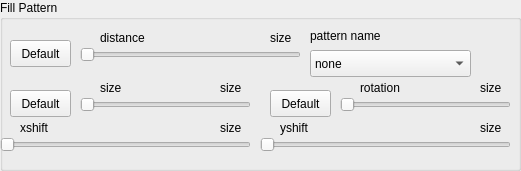
    <widget class="QGroupBox" name="groupBox_13">
     <property name="geometry">
      <rect>
       <x>10</x>
       <y>410</y>
       <width>521</width>
       <height>171</height>
      </rect>
     </property>
     <property name="title">
      <string>Fill Pattern</string>
     </property>
     <widget class="QPushButton" name="pol_pb_default_pattern_distance">
      <property name="geometry">
       <rect>
        <x>10</x>
        <y>40</y>
        <width>61</width>
        <height>27</height>
       </rect>
      </property>
      <property name="focusPolicy">
       <enum>Qt::NoFocus</enum>
      </property>
      <property name="text">
       <string>Default</string>
      </property>
     </widget>
     <widget class="QSlider" name="pol_hslider_pattern_distance">
      <property name="geometry">
       <rect>
        <x>80</x>
        <y>40</y>
        <width>221</width>
        <height>29</height>
       </rect>
      </property>
      <property name="focusPolicy">
       <enum>Qt::ClickFocus</enum>
      </property>
      <property name="maximum">
       <number>30</number>
      </property>
      <property name="singleStep">
       <number>1</number>
      </property>
      <property name="value">
       <number>0</number>
      </property>
      <property name="orientation">
       <enum>Qt::Horizontal</enum>
      </property>
     </widget>
     <widget class="QLabel" name="label_127">
      <property name="geometry">
       <rect>
        <x>360</x>
        <y>80</y>
        <width>81</width>
        <height>17</height>
       </rect>
      </property>
      <property name="focusPolicy">
       <enum>Qt::ClickFocus</enum>
      </property>
      <property name="text">
       <string>rotation</string>
      </property>
     </widget>
     <widget class="QLabel" name="pol_label_pattern_distance">
      <property name="geometry">
       <rect>
        <x>270</x>
        <y>30</y>
        <width>41</width>
        <height>17</height>
       </rect>
      </property>
      <property name="focusPolicy">
       <enum>Qt::ClickFocus</enum>
      </property>
      <property name="text">
       <string>size</string>
      </property>
     </widget>
     <widget class="QPushButton" name="pol_pb_default_pattern_size">
      <property name="geometry">
       <rect>
        <x>10</x>
        <y>90</y>
        <width>61</width>
        <height>27</height>
       </rect>
      </property>
      <property name="focusPolicy">
       <enum>Qt::NoFocus</enum>
      </property>
      <property name="text">
       <string>Default</string>
      </property>
     </widget>
     <widget class="QSlider" name="pol_hslider_pattern_size">
      <property name="geometry">
       <rect>
        <x>80</x>
        <y>90</y>
        <width>171</width>
        <height>29</height>
       </rect>
      </property>
      <property name="focusPolicy">
       <enum>Qt::ClickFocus</enum>
      </property>
      <property name="maximum">
       <number>40</number>
      </property>
      <property name="singleStep">
       <number>1</number>
      </property>
      <property name="value">
       <number>0</number>
      </property>
      <property name="orientation">
       <enum>Qt::Horizontal</enum>
      </property>
     </widget>
     <widget class="QLabel" name="label_128">
      <property name="geometry">
       <rect>
        <x>100</x>
        <y>80</y>
        <width>41</width>
        <height>17</height>
       </rect>
      </property>
      <property name="focusPolicy">
       <enum>Qt::ClickFocus</enum>
      </property>
      <property name="text">
       <string>size</string>
      </property>
     </widget>
     <widget class="QLabel" name="pol_label_pattern_size">
      <property name="geometry">
       <rect>
        <x>220</x>
        <y>80</y>
        <width>41</width>
        <height>17</height>
       </rect>
      </property>
      <property name="focusPolicy">
       <enum>Qt::ClickFocus</enum>
      </property>
      <property name="text">
       <string>size</string>
      </property>
     </widget>
     <widget class="QLabel" name="label_129">
      <property name="geometry">
       <rect>
        <x>310</x>
        <y>20</y>
        <width>101</width>
        <height>31</height>
       </rect>
      </property>
      <property name="text">
       <string>pattern name</string>
      </property>
     </widget>
     <widget class="QComboBox" name="pol_cb_selector_pattern_name">
      <property name="geometry">
       <rect>
        <x>310</x>
        <y>50</y>
        <width>161</width>
        <height>27</height>
       </rect>
      </property>
      <property name="focusPolicy">
       <enum>Qt::ClickFocus</enum>
      </property>
      <item>
       <property name="text">
        <string>none</string>
       </property>
      </item>
      <item>
       <property name="text">
        <string>solid</string>
       </property>
      </item>
      <item>
       <property name="text">
        <string>horizontal lines</string>
       </property>
      </item>
      <item>
       <property name="text">
        <string>vertical lines</string>
       </property>
      </item>
      <item>
       <property name="text">
        <string>north east lines</string>
       </property>
      </item>
      <item>
       <property name="text">
        <string>north west lines</string>
       </property>
      </item>
      <item>
       <property name="text">
        <string>grid</string>
       </property>
      </item>
      <item>
       <property name="text">
        <string>crosshatch</string>
       </property>
      </item>
      <item>
       <property name="text">
        <string>dots</string>
       </property>
      </item>
      <item>
       <property name="text">
        <string>crosshatch dots</string>
       </property>
      </item>
      <item>
       <property name="text">
        <string>bricks</string>
       </property>
      </item>
      <item>
       <property name="text">
        <string>checkerboard</string>
       </property>
      </item>
      <item>
       <property name="text">
        <string>Lines</string>
       </property>
      </item>
      <item>
       <property name="text">
        <string>Hatch</string>
       </property>
      </item>
      <item>
       <property name="text">
        <string>Dots</string>
       </property>
      </item>
      <item>
       <property name="text">
        <string>Fivepointed stars</string>
       </property>
      </item>
      <item>
       <property name="text">
        <string>Sixpointed stars</string>
       </property>
      </item>
     </widget>
     <widget class="QLabel" name="pol_label_pattern_rotation">
      <property name="geometry">
       <rect>
        <x>480</x>
        <y>80</y>
        <width>51</width>
        <height>17</height>
       </rect>
      </property>
      <property name="focusPolicy">
       <enum>Qt::ClickFocus</enum>
      </property>
      <property name="text">
       <string>size</string>
      </property>
     </widget>
     <widget class="QLabel" name="label_130">
      <property name="geometry">
       <rect>
        <x>100</x>
        <y>30</y>
        <width>101</width>
        <height>17</height>
       </rect>
      </property>
      <property name="focusPolicy">
       <enum>Qt::ClickFocus</enum>
      </property>
      <property name="text">
       <string>distance</string>
      </property>
     </widget>
     <widget class="QSlider" name="pol_hslider_pattern_rotation">
      <property name="geometry">
       <rect>
        <x>340</x>
        <y>90</y>
        <width>171</width>
        <height>29</height>
       </rect>
      </property>
      <property name="focusPolicy">
       <enum>Qt::ClickFocus</enum>
      </property>
      <property name="minimum">
       <number>0</number>
      </property>
      <property name="maximum">
       <number>180</number>
      </property>
      <property name="singleStep">
       <number>1</number>
      </property>
      <property name="value">
       <number>0</number>
      </property>
      <property name="orientation">
       <enum>Qt::Horizontal</enum>
      </property>
     </widget>
     <widget class="QPushButton" name="pol_pb_default_pattern_rotation">
      <property name="geometry">
       <rect>
        <x>270</x>
        <y>90</y>
        <width>61</width>
        <height>27</height>
       </rect>
      </property>
      <property name="focusPolicy">
       <enum>Qt::NoFocus</enum>
      </property>
      <property name="text">
       <string>Default</string>
      </property>
     </widget>
     <widget class="QSlider" name="pol_hslider_pattern_xshift">
      <property name="geometry">
       <rect>
        <x>0</x>
        <y>130</y>
        <width>251</width>
        <height>29</height>
       </rect>
      </property>
      <property name="focusPolicy">
       <enum>Qt::ClickFocus</enum>
      </property>
      <property name="maximum">
       <number>40</number>
      </property>
      <property name="singleStep">
       <number>1</number>
      </property>
      <property name="value">
       <number>0</number>
      </property>
      <property name="orientation">
       <enum>Qt::Horizontal</enum>
      </property>
     </widget>
     <widget class="QLabel" name="label_131">
      <property name="geometry">
       <rect>
        <x>20</x>
        <y>120</y>
        <width>101</width>
        <height>17</height>
       </rect>
      </property>
      <property name="focusPolicy">
       <enum>Qt::ClickFocus</enum>
      </property>
      <property name="text">
       <string>xshift</string>
      </property>
     </widget>
     <widget class="QLabel" name="pol_label_pattern_xshift">
      <property name="geometry">
       <rect>
        <x>220</x>
        <y>120</y>
        <width>41</width>
        <height>17</height>
       </rect>
      </property>
      <property name="focusPolicy">
       <enum>Qt::ClickFocus</enum>
      </property>
      <property name="text">
       <string>size</string>
      </property>
     </widget>
     <widget class="QSlider" name="pol_hslider_pattern_yshift">
      <property name="geometry">
       <rect>
        <x>260</x>
        <y>130</y>
        <width>251</width>
        <height>29</height>
       </rect>
      </property>
      <property name="focusPolicy">
       <enum>Qt::ClickFocus</enum>
      </property>
      <property name="maximum">
       <number>40</number>
      </property>
      <property name="singleStep">
       <number>1</number>
      </property>
      <property name="value">
       <number>0</number>
      </property>
      <property name="orientation">
       <enum>Qt::Horizontal</enum>
      </property>
     </widget>
     <widget class="QLabel" name="pol_label_pattern_yshift">
      <property name="geometry">
       <rect>
        <x>480</x>
        <y>120</y>
        <width>41</width>
        <height>17</height>
       </rect>
      </property>
      <property name="focusPolicy">
       <enum>Qt::ClickFocus</enum>
      </property>
      <property name="text">
       <string>size</string>
      </property>
     </widget>
     <widget class="QLabel" name="label_132">
      <property name="geometry">
       <rect>
        <x>280</x>
        <y>120</y>
        <width>101</width>
        <height>17</height>
       </rect>
      </property>
      <property name="focusPolicy">
       <enum>Qt::ClickFocus</enum>
      </property>
      <property name="text">
       <string>yshift</string>
      </property>
     </widget>
    </widget>
